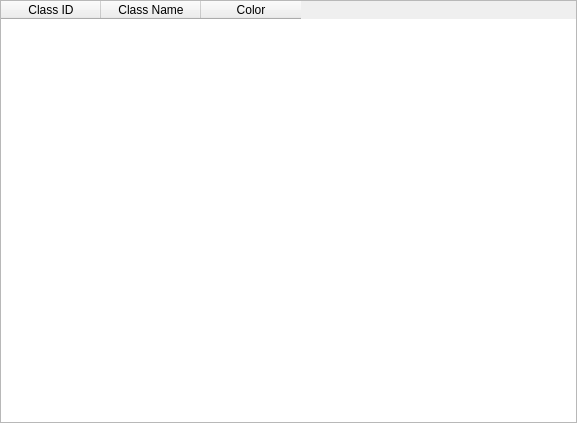
<?xml version="1.0" encoding="UTF-8"?>
<ui version="4.0">
 <class>FJClassficationTableConfigWidget</class>
 <widget class="QWidget" name="FJClassficationTableConfigWidget">
  <property name="geometry">
   <rect>
    <x>0</x>
    <y>0</y>
    <width>577</width>
    <height>423</height>
   </rect>
  </property>
  <property name="windowTitle">
   <string>Form</string>
  </property>
  <layout class="QHBoxLayout" name="horizontalLayout">
   <property name="spacing">
    <number>0</number>
   </property>
   <property name="leftMargin">
    <number>0</number>
   </property>
   <property name="topMargin">
    <number>0</number>
   </property>
   <property name="rightMargin">
    <number>0</number>
   </property>
   <property name="bottomMargin">
    <number>0</number>
   </property>
   <item>
    <widget class="QTableWidget" name="tableWidget">
     <property name="styleSheet">
      <string notr="true"/>
     </property>
     <property name="editTriggers">
      <set>QAbstractItemView::DoubleClicked</set>
     </property>
     <column>
      <property name="text">
       <string>Class ID</string>
      </property>
     </column>
     <column>
      <property name="text">
       <string>Class Name</string>
      </property>
     </column>
     <column>
      <property name="text">
       <string>Color</string>
      </property>
     </column>
    </widget>
   </item>
  </layout>
 </widget>
 <resources/>
 <connections/>
</ui>
